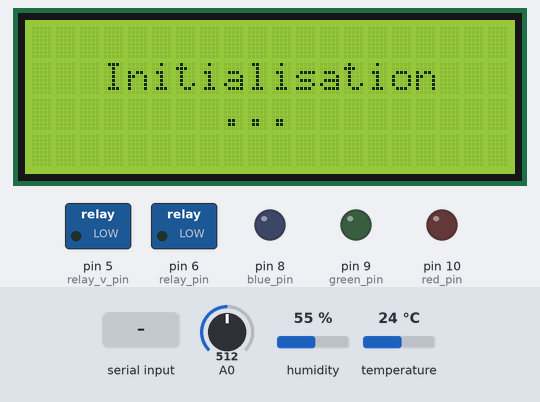
Bench run of a sketch on a simulated Arduino Uno, built with avr-gcc and run on an emulated ATmega328P. On the bench: 20×4 character LCD, switched loads named in the sketch (green lamp = pin HIGH), output pins drawn as LEDs (lit = HIGH). The test bench sets the inputs (shaded band); at power-on: temperature 24 °C, A0 = 512, humidity 55 %. What the sketch prints to the serial monitor is not drawn.

Above: at 0.1 s.
3.3 s: "O" received over Serial
At 5.3 s:
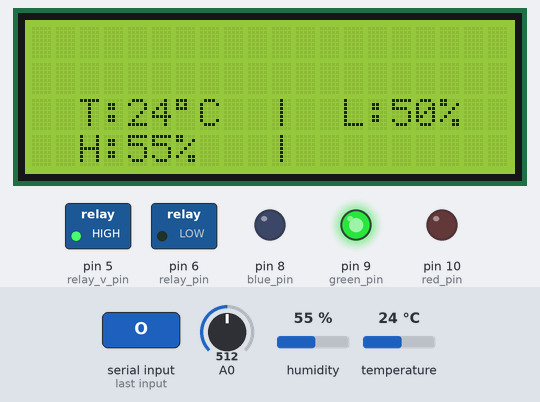
5.6 s: temperature set to 21 °C
At 7.4 s:
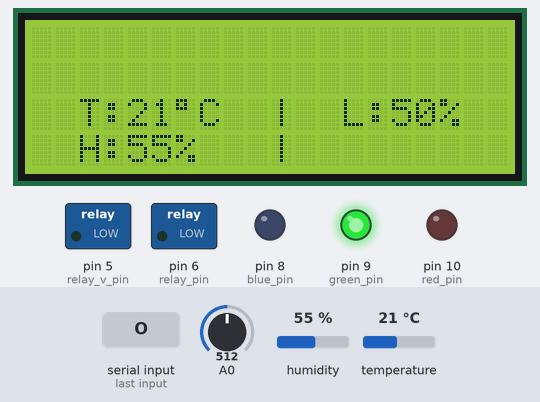
7.7 s: A0 set to 493
At 9.4 s:
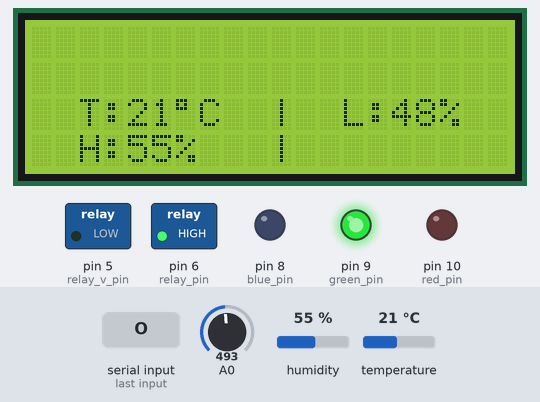
9.7 s: temperature set to 19 °C
At 11.5 s:
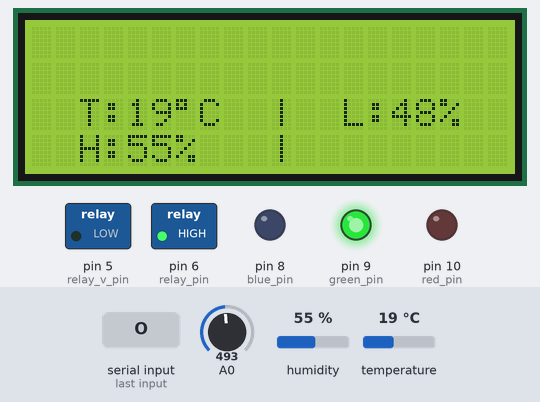
11.8 s: temperature set to 16 °C
At 13.5 s:
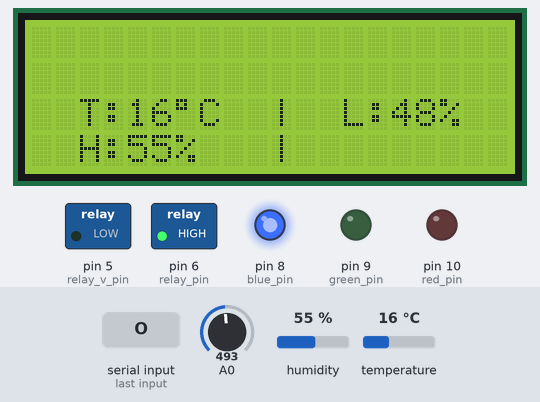
13.8 s: "N" received over Serial
At 14.9 s:
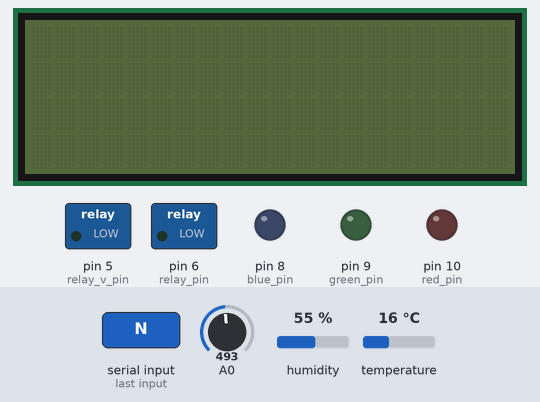
Timing chart, 0 to 16.8 s (numbered marks = the images above; inputs shaded):
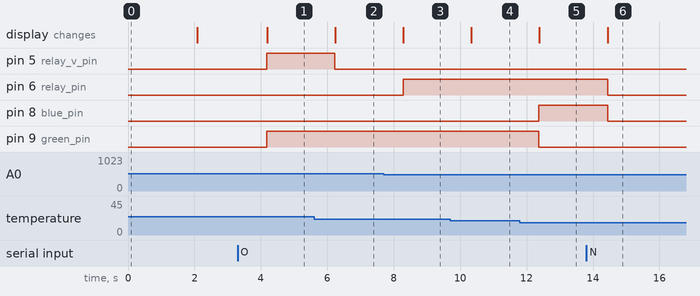

Measured:
- the behaviour switches between 23 and 22 °C on temperature (found by bisection; images 1 and 2)
- the behaviour switches between 512 and 511 on A0 (found by bisection; images 2 and 3)
- the behaviour switches between 18 and 17 °C on temperature (found by bisection; images 4 and 5)
- after the input at 3.3 s, pin 5 (relay_v_pin), pin 9 (green_pin): LOW → HIGH after 0.88 s; the display: changes after 0.89 s (image 1)
- after the input at 5.6 s, pin 5 (relay_v_pin): HIGH → LOW after 0.62 s; the display: changes after 0.64 s (image 2)
- after the input at 7.7 s, pin 6 (relay_pin): LOW → HIGH after 0.58 s; the display: changes after 0.59 s (image 3)
- after the input at 9.7 s, the display: changes after 0.64 s (image 4)
- after the input at 11.8 s, pin 8 (blue_pin): LOW → HIGH after 0.57 s; pin 9 (green_pin): HIGH → LOW after 0.57 s; the display: changes after 0.58 s (image 5)
- after the input at 13.8 s, pin 6 (relay_pin), pin 8 (blue_pin): HIGH → LOW after 0.64 s; the display: changes after 0.64 s (image 6)

The sketch:

led_temperature_3.ino
```cpp
//introduire les bibliotheques
#include <LiquidCrystal_I2C.h>
#include <DS1302.h>
#include <Wire.h>
#include "DHT.h"

#define DHTPIN 7
#define DHTTYPE DHT11
#define RS232_Speed 9600

//definir les pins
#define red_pin  10
#define green_pin  9
#define blue_pin  8
#define relay_pin  6
#define relay_v_pin  5
#define kSclk_pin  4  // Serial Clock
#define kIo_pin    3  // Input/Output
#define kCe_pin    2  // Chip Enable

DHT dht(DHTPIN, DHTTYPE);
LiquidCrystal_I2C lcd(0x27, 20, 4);
DS1302 rtc (kCe_pin, kIo_pin, kSclk_pin);

struct arduino_hour
{
  uint8_t hh;
  uint8_t mm;
};

enum commandArduino
{
  unknown     = 0x00,
  TIME        = 0x01,
  ROOM        = 0x02,
  STARTSTOP   = 0xFF
};

commandArduino g_commandID = unknown;
arduino_hour g_hour = {0, 0};

bool g_displayHour = false;
bool g_Acquisition = false;
bool g_displayRoom = false;

void setup()
{
  lcd.init();
  lcd.backlight();

  rtc.halt(false);
  rtc.writeProtect(false);

  dht.begin();
  pinMode(relay_pin, OUTPUT);
  pinMode(relay_v_pin, OUTPUT);
  pinMode(red_pin, OUTPUT);
  pinMode(green_pin, OUTPUT);
  pinMode(blue_pin, OUTPUT);

  digitalWrite(relay_v_pin, LOW);
  digitalWrite(relay_pin, LOW);

  Serial.begin(RS232_Speed);
  Serial.println("tapez O pour allumer l'appareil, tapez N pour l'eteindre ");

  lcd.clear();
  lcd.setCursor(3, 1);
  lcd.print("Initialisation");
  lcd.setCursor(8, 2);
  lcd.print("...");
  delay (2000);
  lcd.clear();
}

void loop()
{
  String l_command = "";

  while (Serial.available() > 0)
  {
    delay(50);
    char l_character = Serial.read();
    l_command += (char)l_character;
  }

  if(0 < l_command.length())
  {
    launchCommand(l_command);
    l_command = "";
  }

  if(true == g_Acquisition)
  {
    lcd.setBacklight(1);
    manageTemperature();
    manage_luminosity();
  }
  if(true == g_displayHour)
  {
    manage_heure();
  }
  delay(2000);
}

void setLEDs(int red, int green, int blue)
{
  if(red == 1)
  {
    digitalWrite(red_pin, HIGH);
  }
  else
  {
    digitalWrite(red_pin, LOW);
  }

  if(green == 1)
  {
    digitalWrite(green_pin, HIGH);
  }
  else
  {
    digitalWrite(green_pin, LOW);
  }

  if(blue == 1)
  {
    digitalWrite(blue_pin, HIGH);
  }
  else
  {
    digitalWrite(blue_pin, LOW);
  }
}

void sendTemperature(float p_temp)
{
  if (p_temp < 18.0)
  {
    setLEDs(0, 0, 1);
  }
  else if (p_temp > 24.0)
  {
    setLEDs(1, 0, 0);
  }
  else
  {
    setLEDs(0, 1, 0);
  }
  if (22.0 < p_temp)
  {
    digitalWrite(relay_v_pin, HIGH);
  }
  else
  {
    digitalWrite(relay_v_pin, LOW);
  }
}

void launchCommand(String p_command)
{
  String l_serialCommand = p_command;
  l_serialCommand.toUpperCase();

  lcd.clear();

  if(l_serialCommand.equals("O"))
  {
    Serial.println("L'appareil est allume !");
    g_Acquisition = true;
    g_commandID = STARTSTOP;
  }
  else if(l_serialCommand.equals("N"))
  {
    g_commandID = STARTSTOP;
    setLEDs(0, 0, 0);
    lcd.setBacklight(0);

    digitalWrite(relay_pin, LOW);
    digitalWrite(relay_v_pin, LOW);

    Serial.println("Tapez O pour allumer l'appareil !");

    g_Acquisition = false;
    g_displayHour = false;
    g_displayRoom = false;

  }
  else if (l_serialCommand.startsWith("TIME="))
  {
    Serial.println("Quelle heure est-il ?");
    g_commandID = TIME;
    g_displayHour = true;
    l_serialCommand = l_serialCommand.substring(l_serialCommand.indexOf("=")+1);
  }
  else if (l_serialCommand.startsWith("ROOM="))
  {
    Serial.println("Quelle est le lieu ?");
    g_commandID = ROOM;
    g_displayRoom = true;
    l_serialCommand = l_serialCommand.substring(l_serialCommand.indexOf("=")+1);
  }
  else
  {
    g_commandID = unknown;
  }


  switch(g_commandID)
  {

    case TIME:
    Serial.println(l_serialCommand);
      if((uint8_t)1 == nbCaracterFound(l_serialCommand, char(32)))
      {
        g_hour.hh = l_serialCommand.substring(0, l_serialCommand.indexOf(" ")).toInt();
        g_hour.mm = l_serialCommand.substring(l_serialCommand.indexOf(" ")).toInt();
      }
      else if((uint8_t)1 == nbCaracterFound(l_serialCommand, char(47)))
      {
        g_hour.hh = l_serialCommand.substring(0, l_serialCommand.indexOf("/")).toInt();
        g_hour.mm = l_serialCommand.substring(l_serialCommand.indexOf("/")).toInt();
      }
      else if((uint8_t)1 == nbCaracterFound(l_serialCommand, char(58)))
      {
        g_hour.hh = l_serialCommand.substring(0, l_serialCommand.indexOf(":")).toInt();
        g_hour.mm = l_serialCommand.substring(l_serialCommand.indexOf(":")).toInt();
      }
      sendTime(g_hour.hh, g_hour.mm);
      break;
    case ROOM:
      Serial.println(l_serialCommand);
      lcd.setCursor((20 - l_serialCommand.length())/2,0);
      lcd.print(l_serialCommand);
      break;
    case STARTSTOP:
      break;
    default:

      Serial.print("g_commandID = ");
      Serial.println(g_commandID);
      Serial.print(l_serialCommand);
      Serial.println(" command not take in account !");

      break;
  }
}

void manageTemperature()
{
  float l_temperature = dht.readTemperature();
  float l_humidity = dht.readHumidity();

  lcd.setCursor(2, 2);
  lcd.print("T:");
  lcd.print((int)l_temperature);
  lcd.print((char)223);
  lcd.print("C");
  lcd.print("  |");

  sendTemperature(l_temperature);

  lcd.setCursor(2, 3);
  lcd.print("H:");
  lcd.print((int)l_humidity);
  lcd.print("%");
  lcd.print("   |");
}

void manage_luminosity()
{
  float sensor_light = analogRead(A0);
  float light = sensor_light /1024 * 100;

  if (50 > light)
  {
    digitalWrite(relay_pin, HIGH);
  }
  else
  {
    digitalWrite(relay_pin, LOW);
  }
  lcd.setCursor(13,2);
  lcd.print("L:");
  lcd.print((int)light);
  lcd.print("%");
}

void manage_heure()
{
  Time t = rtc.getTime();

  lcd.setCursor(13, 3);
  if (10 > t.hour)
  {
     lcd.print("0");
     lcd.print(t.hour);
  }
  else
  {
    lcd.print(t.hour);
  }

  lcd.print("H");
  if (10 > t.min)
  {
     lcd.print("0");
     lcd.print(t.min);
  }
  else
  {
    lcd.print(t.min);
  }
}

void sendTime(uint8_t p_hour, uint8_t p_minutes)
{
  rtc.setTime(p_hour, p_minutes, 0);
}

uint8_t nbCaracterFound(String p_chaine, char p_subString)
{
  uint8_t i = 0;
  uint8_t l_researchCharacter = 0;

  do
  {
    if(p_chaine.charAt(i) == p_subString)
    {
      l_researchCharacter++;
    }
    i++;
  }
  while(i < p_chaine.length());

  return l_researchCharacter;
}
```
